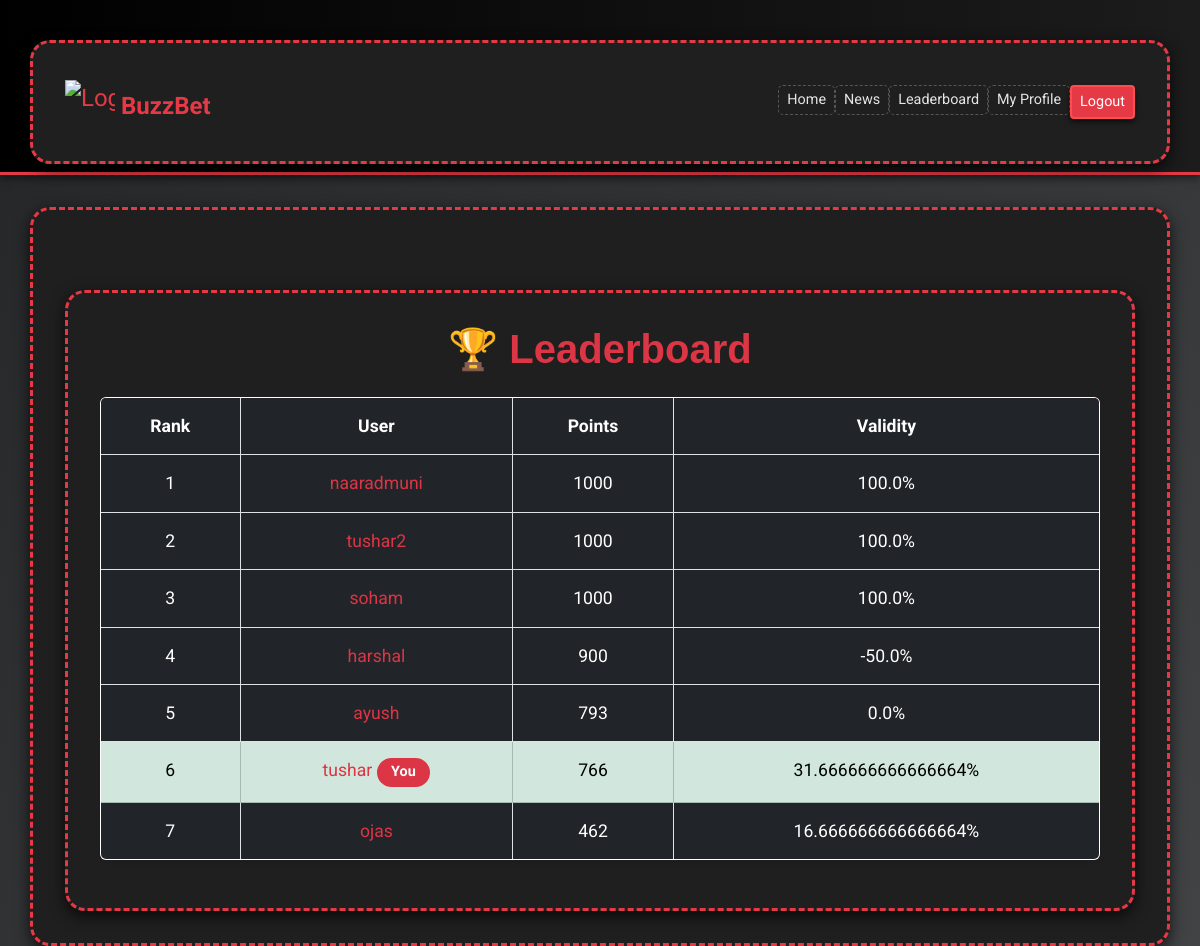
The app's page /accounts/leaderboard/ (signed in) with its own data.
### accounts/models.py (models this page shows, shortened)
class Profile(models.Model):
    user = models.OneToOneField(User, on_delete=models.CASCADE)
    address = models.CharField(max_length=255, blank=True)
    points = models.PositiveIntegerField(default = 1000)
    validity = models.FloatField(default = 100) # Validity of the user's account

### accounts/views.py (the view)
# urls.py: path('leaderboard/', views.leaderboard, name='leaderboard'),
def leaderboard(request):
    leaderboard_data = Profile.objects.order_by('-points')
    return render(request, 'registration/leaderboard.html', {'leaderboard_data': leaderboard_data})

### templates/registration/leaderboard.html (shortened to what this page needs)
{% extends "layout.html" %}
{% block content %}
<div class="container mt-5">
    <h1 class="text-center mb-4 text-danger">🏆 Leaderboard</h1>
    <div class="table-responsive">
        <table class="table table-hover table-bordered shadow-sm rounded">
            <thead class="thead-dark">
                <tr class="bg-danger text-white">
                    <th>Rank</th>
                    <th>User</th>
                    <th>Points</th>
                    <th>Validity</th>
                </tr>
            </thead>
            <tbody>
                {% for profile in leaderboard_data %}
                <tr class="{% if profile.user == request.user %}table-success{% endif %}">
                    <td>{{ forloop.counter }}</td>
                    <td>
                        <a href="{% url 'profile_with_pk' profile.user.pk %}" class="text-decoration-none text-danger">
                            {{ profile.user.username }}
                            {% if profile.user == request.user %}
                                <span class="badge bg-danger">You</span>
                            {% endif %}
                        </a>
                    </td>
                    <td>{{ profile.points }}</td>
                    <td>{{ profile.validity }}%</td>
                </tr>
                {% empty %}
                <tr>
                    <td colspan="4" class="text-center text-muted">No data available.</td>
                </tr>
                {% endfor %}
            </tbody>
        </table>
    </div>
</div>
{% endblock %}

### templates/layout.html (style rules this page uses)
body { background: linear-gradient(135deg, #232526, #414345); color: #e5e5e5; font-family: 'Roboto', sans-serif; font-size: 16px; }
.container { margin-top: 2rem; padding: 2rem; background: #1f1f1f; border: 3px dashed #e63946; border-radius: 20px; box-shadow: 0 5px 15px rgba(0, 0, 0, 0.7); }

### templates/registration/leaderboard.html (style rules this page uses)
.table { font-family: 'Roboto', sans-serif; font-size: 1.1rem; background-color: #ffffff; border-radius: 8px; overflow: hidden; }
.table th, .table td { padding: 15px; text-align: center; }
.table-bordered { border: 1px solid #dee2e6; }
.table-success { background-color: #d4edda !important; }
.thead-dark { background-color: #343a40; color: white; }
.badge { font-size: 0.9rem; padding: 0.5em 1em; border-radius: 50px; }
.badge.bg-danger { background-color: #dc3545; }
h1 { font-family: 'Poppins', sans-serif; font-weight: 600; }

### records on screen
Profile: user.username "naaradmuni", points "1000", validity "100.0"
Profile: user.username "tushar2", points "1000", validity "100.0"
Profile: user.username "soham", points "1000", validity "100.0"
Profile: user.username "harshal", points "900", validity "-50.0"
Profile: user.username "ayush", points "793", validity "0.0"
Profile: user.username "tushar", shows "You", points "766", validity "31.666666666666664"
Profile: user.username "ojas", points "462", validity "16.666666666666664"
